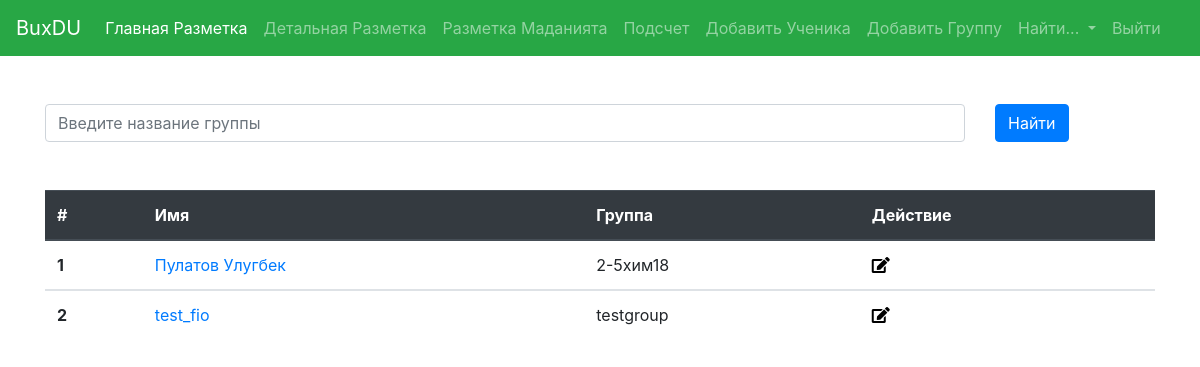
Before: /groups/search_student/ with the older database file.
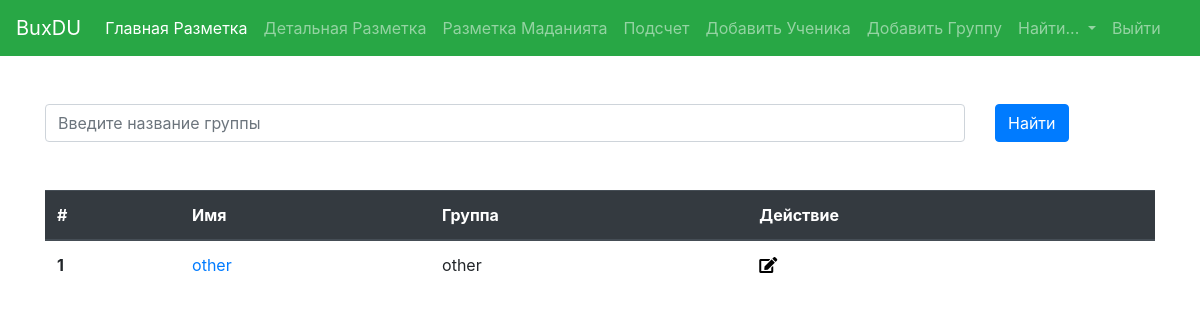
After: the same page with the newer database file.
### zones/models.py (models this page shows, shortened)
class Owner(models.Model):
    name = models.CharField(max_length=255, blank=True, null=True)
    group = models.ForeignKey(Group, on_delete=models.PROTECT)
    def link(self):
        return reverse('student', kwargs={'id': self.id})

class Group(models.Model):
    title = models.CharField(max_length=255, blank=True, null=True)
    def __str__(self):
        return self.title

### zones/views.py (the view)
# urls.py: path('groups/search_student/', views.search_student, name="search_student"),
def search_student(request):
    students = Owner.objects.all()
    if request.method == 'POST':
        query = request.POST.get('search_stud')
        students = Owner.objects.filter(Q(name__contains=query))
        return render(request, 'search_student.html', {'students': students})
    return render(request, 'search_student.html',{'students': students})

### zones/templates/search_student.html (shortened to what this page needs)
{% extends 'base.html' %}
{% block content %}
    <div class="container mt-5">
        <form action="{% url 'search_student' %}" method="POST">
            <div class="row">
                <div class="col-md-10">
                    <input type="text" name="search_stud" placeholder="Введите название группы" class="form-control">
                </div>
                <div class="col-md-2">
                    <button class="btn btn-primary" type="submit">Найти</button>
                </div>
            </div>
        </form>
        <div class="mt-5">
            <table class="table">
                <thead class="thead-dark">
                    <tr>
                        <th scope="col">#</th>
                        <th scope="col">Имя</th>
                        <th scope="col">Группа</th>
                        <th scope="col">Действие</th>
                    </tr>
                </thead>
            {% for student in students %}
                <tbody>
                    <tr>
                        <th scope="row">{{ forloop.counter }}</th>
                        <td><a href="{{student.link}}">{{student.name}}</a></td>
                        <td>{{student.group}}</td>
                        <td>
                            <a href="{% url 'student_edit' student.id %}" ><i class="fas fa-edit" style="color: black;"></i></a>
                        </td>
                    </tr>
                </tbody>
            {% endfor %}
            </table>
        </div>
    </div>
{% endblock %}

Changed rows visible on the page:
removed Owner: name "Пулатов Улугбек", group "2-5хим18"
removed Owner: name "test_fio", group "testgroup"
added Owner: name "other", group "other"
